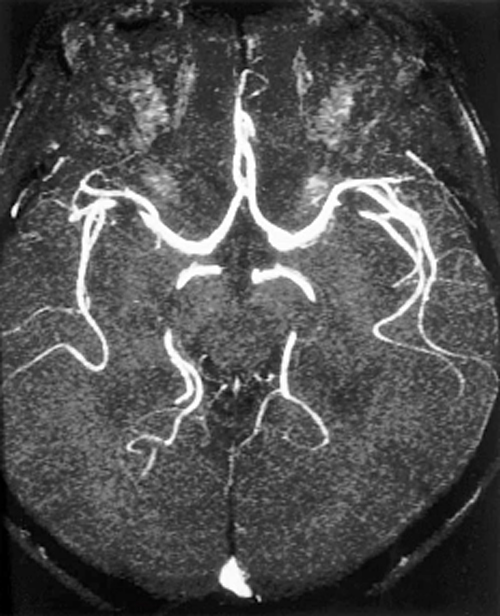
#> input picture vessel.jpeg, 500 x 616 px
$ python lab04.py
#> lines starting #> are read from the running program, lines starting #| are printed output that depends on the picture
import numpy as np
from scipy import ndimage
import matplotlib.pyplot as plt

# Reading image
raw_image = plt.imread('vessel.jpeg')
#> raw_image is the input picture: shape (616, 500, 3); mean R, G, B 80.6, 80.6, 80.6
raw_image = np.mean(raw_image[::, ::], 2)
#> raw_image: shape (616, 500) float64

# Define objects
fig, ax = plt.subplots(3, 4, figsize=(18,12))

# Sobel operators
s1 = np.matrix('-1 0 1; -2 0 2; -1 0 1')
s2 = np.matrix('0 1 2; -1 0 1; -2 -1 0')
s3 = np.matrix('1 2 1; 0 0 0; -1 -2 -1')
s4 = np.matrix('2 1 0; 1 0 -1; 0 -1 -2')

# Convolving images
img_s1 =  ndimage.convolve(raw_image, s1)
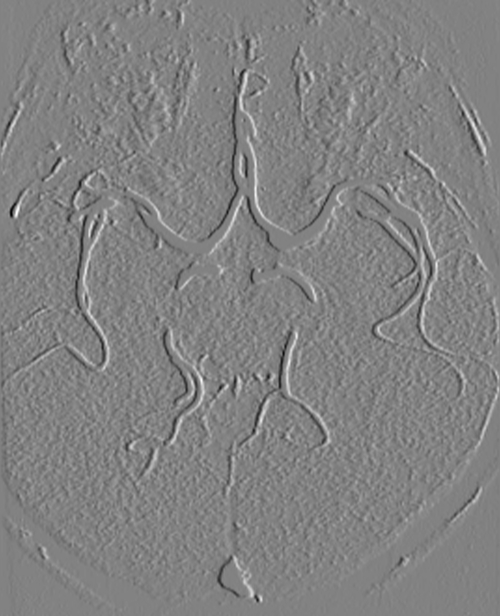
#> img_s1: shape (616, 500) float64; min -683, max 655, mean -0.1; drawn with min black and max white
img_s2 =  ndimage.convolve(raw_image, s2)
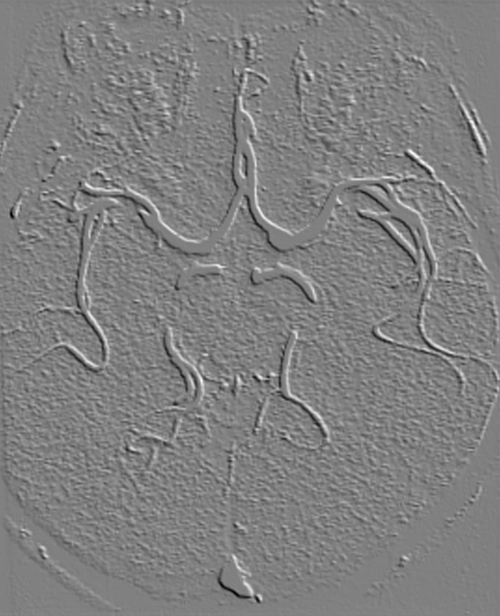
#> img_s2: shape (616, 500) float64; min -611, max 602, mean -0.2; drawn with min black and max white
img_s3 =  ndimage.convolve(raw_image, s3)
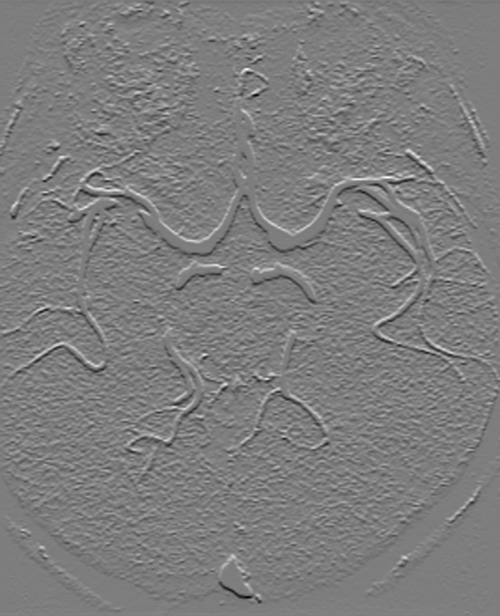
#> img_s3: shape (616, 500) float64; min -656, max 673, mean -0.3; drawn with min black and max white
img_s4 =  ndimage.convolve(raw_image, s4)
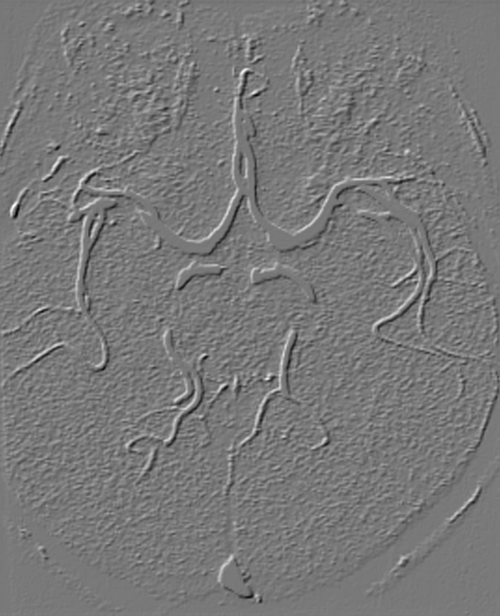
#> img_s4: shape (616, 500) float64; min -635, max 702, mean -0.2; drawn with min black and max white

# Correlation
def correlation(image, sop):
    y, x = np.shape(image)
#> y = 616; x = 500
    y, x = y-2, x-2
#> y = 614; x = 498
    result = np.zeros((y,x))

    for ox in range(y):
        for oy in range(x):
            result[ox,oy] = image[ox,oy]*sop[0,0] + image[ox+1,oy]*sop[1,0] + image[ox+2,oy]*sop[2,0] + image[ox,oy+1]*sop[0,1] + image[ox+1,oy+1]*sop[1,1] + image[ox+2,oy+1]*sop[2,1] + image[ox,oy+2]*sop[0,2] + image[ox+1,oy+2]*sop[1,2] + image[ox+2,oy+1]*sop[2,2]

    return result

cor1 = correlation(raw_image, s1)
cor2 = correlation(raw_image, s2)
#> after the loop in correlation (call 2), `for ox in range(y):`:
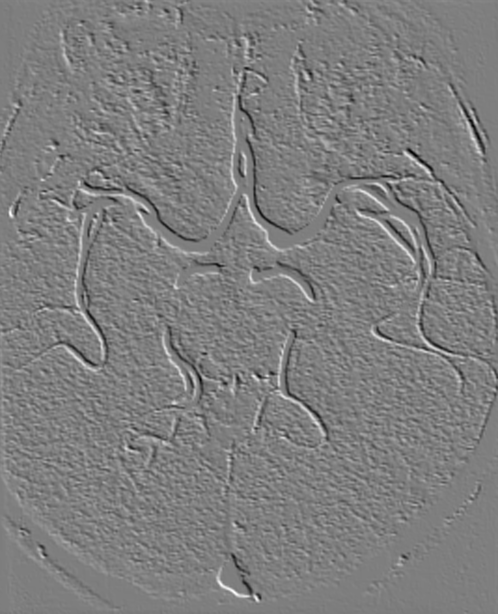
#> result: shape (614, 498) float64; min -602, max 611, mean 0.2; drawn with min black and max white
cor3 = correlation(raw_image, s3)
#> after the loop in correlation (call 3), `for ox in range(y):`:
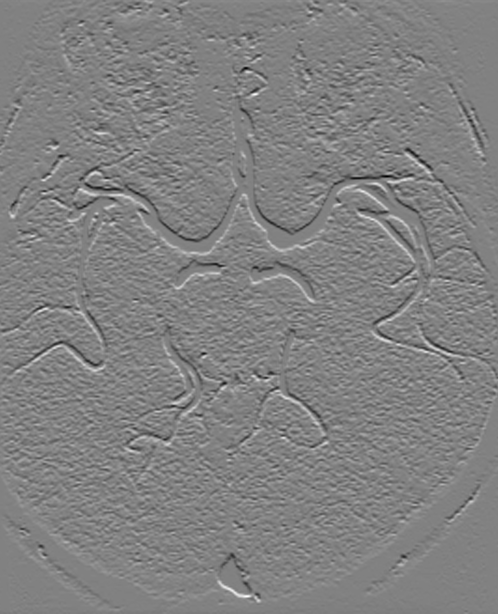
#> result: shape (614, 498) float64; min -671, max 651, mean 0.3; drawn with min black and max white
cor4 = correlation(raw_image, s4)
#> after the loop in correlation (call 4), `for ox in range(y):`:
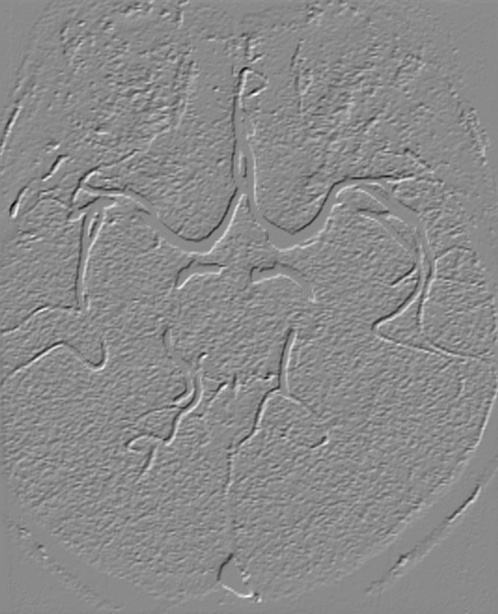
#> result: shape (614, 498) float64; min -670, max 564, mean 0.2; drawn with min black and max white

# Modified correlation
def modified_correlation(image, kernel):

    kernel = np.flipud(kernel)
    new_kernel = np.fliplr(kernel)

    img_y, img_x = np.shape(image)
#> img_y = 616; img_x = 500
    ker_y, ker_x = np.shape(new_kernel)

    if ker_y > img_y and ker_x > img_x:
        new_kernel, image = image, new_kernel
        img_y, img_x, ker_y, ker_x = ker_y, ker_x, img_y, img_x

    img_yborder = img_y-ker_y+1
#> img_yborder = 614
    img_xborder = img_x-ker_x+1
#> img_xborder = 498

    result = np.zeros((img_yborder, img_xborder))

    for ox in range(img_yborder):
        for oy in range(img_xborder):
            arr_sum = new_kernel*image[ox:ox+ker_x, oy:oy+ker_y]
            result[ox,oy] = np.sum(arr_sum)
    return result


m_cor1 = modified_correlation(raw_image, s1)
m_cor2 = modified_correlation(raw_image, s2)
m_cor3 = modified_correlation(raw_image, s3)
m_cor4 = modified_correlation(raw_image, s4)

## Plotting images
# Ex 1
ax[0,0].set_title('S1')
ax[0,0].imshow(img_s1, cmap = 'binary_r')
ax[0,1].set_title('S2')
ax[0,1].imshow(img_s2, cmap = 'binary_r')
ax[0,2].set_title('S3')
ax[0,2].imshow(img_s3, cmap = 'binary_r')
ax[0,3].set_title('S4')
ax[0,3].imshow(img_s4, cmap = 'binary_r')

# Ex2
ax[1,0].imshow(cor1, cmap = 'binary_r')
ax[1,1].imshow(cor2, cmap = 'binary_r')
ax[1,2].imshow(cor3, cmap = 'binary_r')
ax[1,3].imshow(cor4, cmap = 'binary_r')

# Ex3
ax[2,0].imshow(m_cor1, cmap = 'binary_r')
ax[2,1].imshow(m_cor2, cmap = 'binary_r')
ax[2,2].imshow(m_cor3, cmap = 'binary_r')
ax[2,3].imshow(m_cor4, cmap = 'binary_r')

# Saving fig
plt.tight_layout()
plt.savefig('lab04.png')
